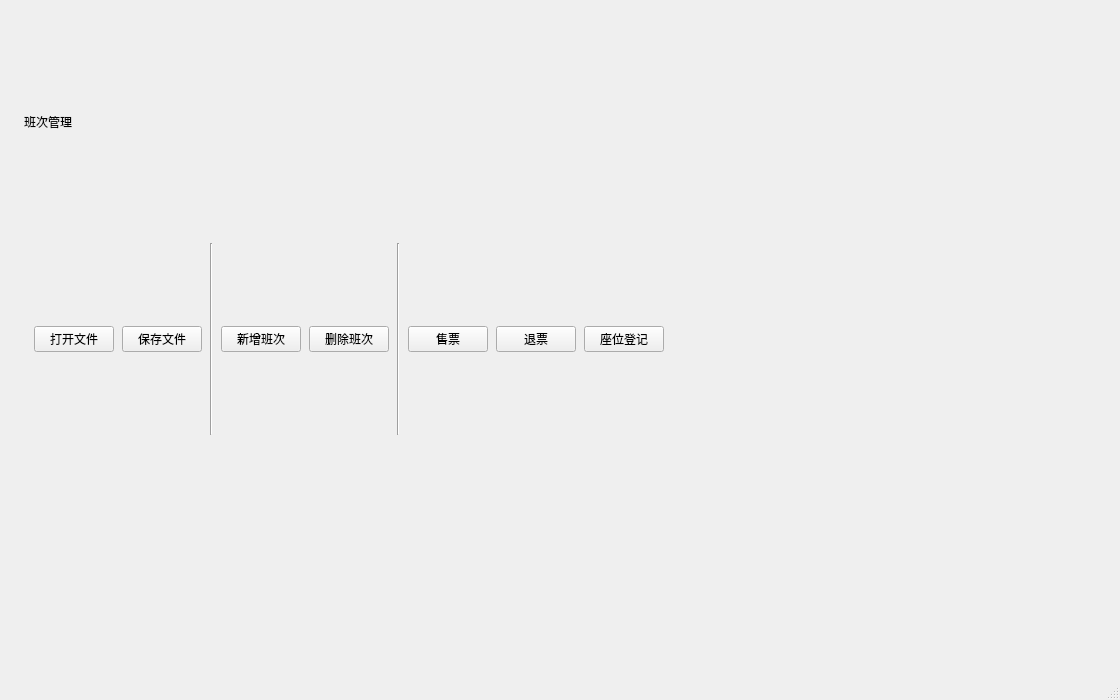
<?xml version="1.0" encoding="UTF-8"?>
<ui version="4.0">
 <class>MainWindow</class>
 <widget class="QMainWindow" name="MainWindow">
  <property name="geometry">
   <rect>
    <x>0</x>
    <y>0</y>
    <width>1120</width>
    <height>700</height>
   </rect>
  </property>
  <property name="windowTitle">
   <string>列车客运售票管理系统</string>
  </property>
  <widget class="QWidget" name="centralwidget">
   <layout class="QVBoxLayout" name="rootLayout">
    <property name="spacing">
     <number>0</number>
    </property>
    <property name="leftMargin">
     <number>0</number>
    </property>
    <property name="topMargin">
     <number>0</number>
    </property>
    <property name="rightMargin">
     <number>0</number>
    </property>
    <property name="bottomMargin">
     <number>0</number>
    </property>
    <item>
     <widget class="QWidget" name="bodyArea">
      <layout class="QHBoxLayout" name="bodyLayout">
       <property name="spacing">
        <number>0</number>
       </property>
       <property name="leftMargin">
        <number>0</number>
       </property>
       <property name="topMargin">
        <number>0</number>
       </property>
       <property name="rightMargin">
        <number>0</number>
       </property>
       <property name="bottomMargin">
        <number>0</number>
       </property>
       <item>
        <widget class="SidebarWidget" name="sidebar"/>
       </item>
       <item>
        <widget class="QWidget" name="mainArea">
         <layout class="QVBoxLayout" name="mainLayout">
          <property name="spacing">
           <number>0</number>
          </property>
          <property name="leftMargin">
           <number>0</number>
          </property>
          <property name="topMargin">
           <number>0</number>
          </property>
          <property name="rightMargin">
           <number>0</number>
          </property>
          <property name="bottomMargin">
           <number>0</number>
          </property>
          <item>
           <widget class="QStackedWidget" name="contentStack">
            <!-- 页面0：班次管理 -->
            <widget class="QWidget" name="trainPage">
             <layout class="QVBoxLayout" name="trainPageLayout">
              <property name="spacing">
               <number>14</number>
              </property>
              <property name="leftMargin">
               <number>24</number>
              </property>
              <property name="topMargin">
               <number>20</number>
              </property>
              <property name="rightMargin">
               <number>24</number>
              </property>
              <property name="bottomMargin">
               <number>20</number>
              </property>
              <item>
               <widget class="QLabel" name="pageTitle">
                <property name="text">
                 <string>班次管理</string>
                </property>
               </widget>
              </item>
              <item>
               <widget class="QWidget" name="actionGroup">
                <layout class="QHBoxLayout" name="actionGroupLayout">
                 <property name="spacing">
                  <number>8</number>
                 </property>
                 <property name="leftMargin">
                  <number>10</number>
                 </property>
                 <property name="topMargin">
                  <number>6</number>
                 </property>
                 <property name="rightMargin">
                  <number>10</number>
                 </property>
                 <property name="bottomMargin">
                  <number>6</number>
                 </property>
                 <item>
                  <widget class="QPushButton" name="openButton">
                   <property name="text">
                    <string>打开文件</string>
                   </property>
                  </widget>
                 </item>
                 <item>
                  <widget class="QPushButton" name="saveButton">
                   <property name="text">
                    <string>保存文件</string>
                   </property>
                  </widget>
                 </item>
                 <item>
                  <widget class="QFrame" name="sep1">
                   <property name="frameShape">
                    <enum>QFrame::VLine</enum>
                   </property>
                   <property name="frameShadow">
                    <enum>QFrame::Sunken</enum>
                   </property>
                  </widget>
                 </item>
                 <item>
                  <widget class="QPushButton" name="addButton">
                   <property name="text">
                    <string>新增班次</string>
                   </property>
                  </widget>
                 </item>
                 <item>
                  <widget class="QPushButton" name="removeButton">
                   <property name="text">
                    <string>删除班次</string>
                   </property>
                  </widget>
                 </item>
                 <item>
                  <widget class="QFrame" name="sep2">
                   <property name="frameShape">
                    <enum>QFrame::VLine</enum>
                   </property>
                   <property name="frameShadow">
                    <enum>QFrame::Sunken</enum>
                   </property>
                  </widget>
                 </item>
                 <item>
                  <widget class="QPushButton" name="sellButton">
                   <property name="text">
                    <string>售票</string>
                   </property>
                  </widget>
                 </item>
                 <item>
                  <widget class="QPushButton" name="refundButton">
                   <property name="text">
                    <string>退票</string>
                   </property>
                  </widget>
                 </item>
                 <item>
                  <widget class="QPushButton" name="seatButton">
                   <property name="text">
                    <string>座位登记</string>
                   </property>
                  </widget>
                 </item>
                 <item>
                  <spacer name="actionSpacer">
                   <property name="orientation">
                    <enum>Qt::Horizontal</enum>
                   </property>
                   <property name="sizeHint" stdset="0">
                    <size>
                     <width>40</width>
                     <height>20</height>
                    </size>
                   </property>
                  </spacer>
                 </item>
                </layout>
               </widget>
              </item>
              <item>
               <widget class="TrainListView" name="trainListView"/>
              </item>
             </layout>
            </widget>
            <!-- 页面1：查询 -->
            <widget class="QWidget" name="queryPageContainer">
             <layout class="QVBoxLayout" name="queryPageLayout">
              <property name="leftMargin">
               <number>24</number>
              </property>
              <property name="topMargin">
               <number>20</number>
              </property>
              <property name="rightMargin">
               <number>24</number>
              </property>
              <property name="bottomMargin">
               <number>20</number>
              </property>
              <item>
               <widget class="QueryPage" name="queryPageWidget"/>
              </item>
             </layout>
            </widget>
            <!-- 页面2：统计 -->
            <widget class="QWidget" name="statsPageContainer">
             <layout class="QVBoxLayout" name="statsPageLayout">
              <property name="leftMargin">
               <number>24</number>
              </property>
              <property name="topMargin">
               <number>20</number>
              </property>
              <property name="rightMargin">
               <number>24</number>
              </property>
              <property name="bottomMargin">
               <number>20</number>
              </property>
              <item>
               <widget class="StatisticsPage" name="statsPageWidget"/>
              </item>
             </layout>
            </widget>
           </widget>
          </item>
         </layout>
        </widget>
       </item>
      </layout>
     </widget>
    </item>
   </layout>
  </widget>
  <widget class="QStatusBar" name="statusbar"/>
  <action name="actionNew">
   <property name="text">
    <string>新建</string>
   </property>
   <property name="shortcut">
    <string>Ctrl+N</string>
   </property>
  </action>
  <action name="actionOpen">
   <property name="text">
    <string>打开...</string>
   </property>
   <property name="shortcut">
    <string>Ctrl+O</string>
   </property>
  </action>
  <action name="actionSave">
   <property name="text">
    <string>保存</string>
   </property>
   <property name="shortcut">
    <string>Ctrl+S</string>
   </property>
  </action>
  <action name="actionExit">
   <property name="text">
    <string>退出</string>
   </property>
  </action>
  <action name="actionAbout">
   <property name="text">
    <string>关于</string>
   </property>
  </action>
 </widget>
 <resources/>
 <connections/>
 <customwidgets>
  <customwidget>
   <class>SidebarWidget</class>
   <extends>QWidget</extends>
   <header>sidebarwidget.h</header>
   <container>1</container>
  </customwidget>
  <customwidget>
   <class>TrainListView</class>
   <extends>QWidget</extends>
   <header>trainlistview.h</header>
   <container>1</container>
  </customwidget>
  <customwidget>
   <class>QueryPage</class>
   <extends>QWidget</extends>
   <header>querypage.h</header>
   <container>1</container>
  </customwidget>
  <customwidget>
   <class>StatisticsPage</class>
   <extends>QWidget</extends>
   <header>statisticspage.h</header>
   <container>1</container>
  </customwidget>
 </customwidgets>
</ui>
